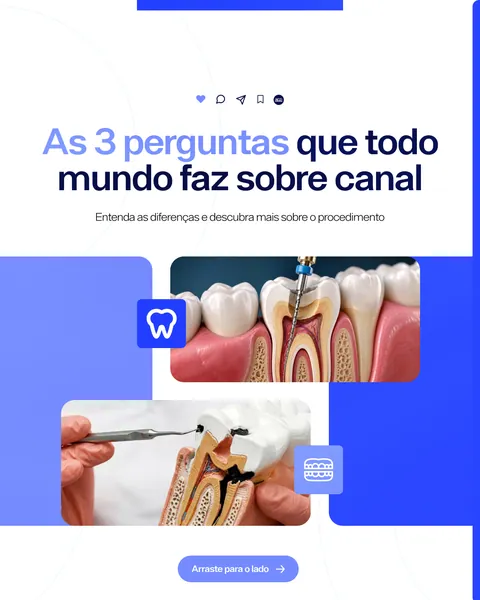
#> input picture assets/img/cop/01-480.webp, 480 x 600 px, given in place of Vector-1.png, which was not available; the run also reads 1 picture not shown here
$ python covers.py
#> lines starting #> are read from the running program, lines starting #| are printed output that depends on the picture
# -*- coding: utf-8 -*-
"""Gera as capas com logo dos clientes (4:5 para listas e 16:9 para o topo do case).
Saída em tools/_render/covers/. Uso: python3 tools/covers.py"""
import os
from PIL import Image

ROOT = os.path.dirname(os.path.dirname(os.path.abspath(__file__)))
SRC = os.path.join(ROOT, "Meus Trabalhos separados por cliente")
OUT = os.path.join(ROOT, "tools/_render/covers")
os.makedirs(OUT, exist_ok=True)

TALL = (1200, 1500)
WIDE = (1920, 1080)


def load(p):
    return Image.open(os.path.join(SRC, p)).convert("RGBA")


def crop_alpha(im):
    return im.crop(im.getchannel("A").getbbox())


def on_color(logo, bg, size, frac):
    """Logo centralizada sobre cor sólida; frac = largura máxima da logo."""
    canvas = Image.new("RGBA", size, bg)
    W, H = size
    lw = int(W * frac)
    lh = int(logo.height * lw / logo.width)
    if lh > H * 0.5:
        lh = int(H * 0.5); lw = int(logo.width * lh / logo.height)
    lg = logo.resize((lw, lh), Image.LANCZOS)
    canvas.alpha_composite(lg, ((W - lw) // 2, (H - lh) // 2))
    return canvas


def cover_crop(im, size):
    """Recorte central preenchendo o formato (como object-fit: cover)."""
    W, H = size
    s = max(W / im.width, H / im.height)
    r = im.resize((round(im.width * s), round(im.height * s)), Image.LANCZOS)
    x, y = (r.width - W) // 2, (r.height - H) // 2
    return r.crop((x, y, x + W, y + H))


def save(im, name):
    im.convert("RGB").save(os.path.join(OUT, name), quality=92)


# Next Step: logo completa sobre preto
ns = crop_alpha(load("Next Step/Logo 2026/Vector-1.png"))
save(on_color(ns, (14, 13, 18, 255), TALL, 0.62), "next-step.jpg")
#> in on_color, `canvas = Image.new("RGBA", size, bg)`:
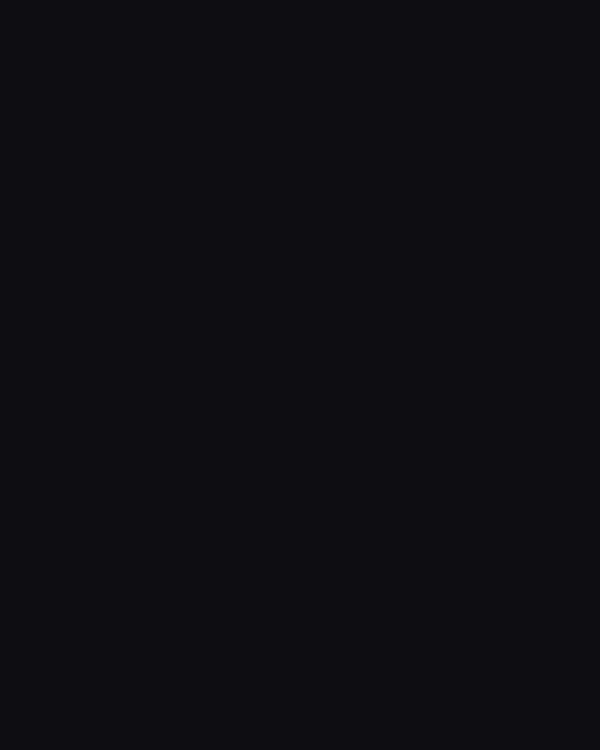
#> canvas: PIL image 1200x1500 RGBA (shown at 1/2 size); mean R, G, B, A 14, 13, 18, 255
#> in on_color, `canvas.alpha_composite(lg, ((W - lw) // 2, (H - lh) // 2))`:
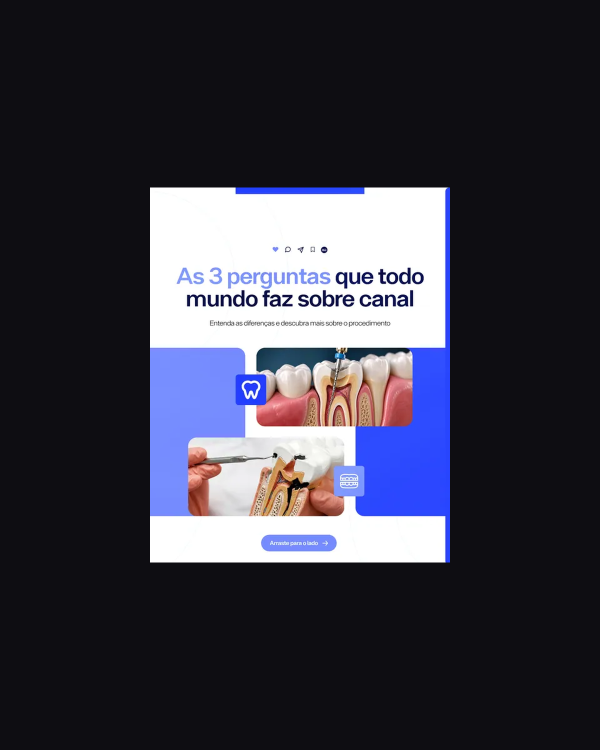
#> canvas: PIL image 1200x1500 RGBA (shown at 1/2 size); mean R, G, B, A 58.3, 57.5, 70, 255
save(on_color(ns, (14, 13, 18, 255), WIDE, 0.34), "next-step-wide.jpg")
#> call 2 of on_color, with bg = (14, 13, 18, 255), size = (1920, 1080), frac = 0.34
#> in on_color (call 2), `canvas = Image.new("RGBA", size, bg)`:
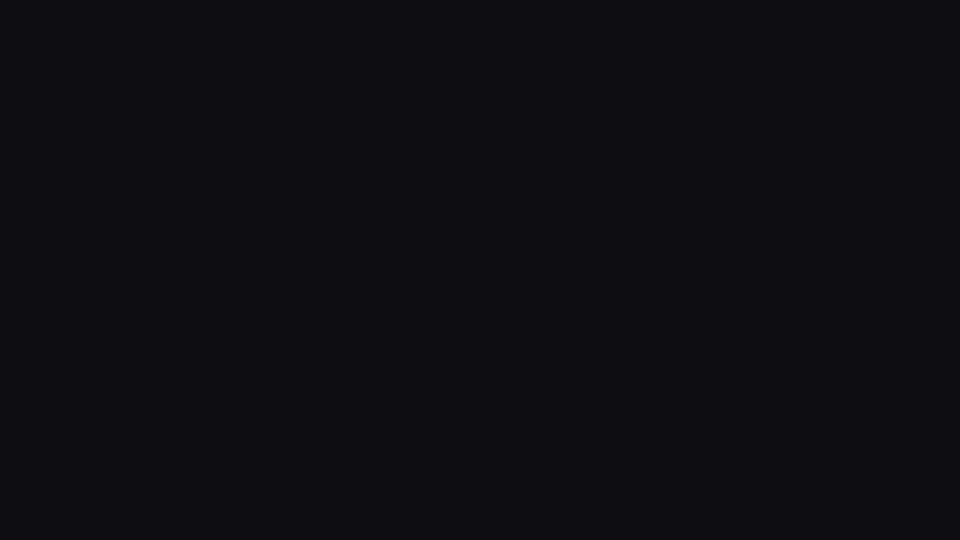
#> canvas: PIL image 1920x1080 RGBA (shown at 1/2 size); mean R, G, B, A 14, 13, 18, 255
#> in on_color (call 2), `lg = logo.resize((lw, lh), Image.LANCZOS)`:
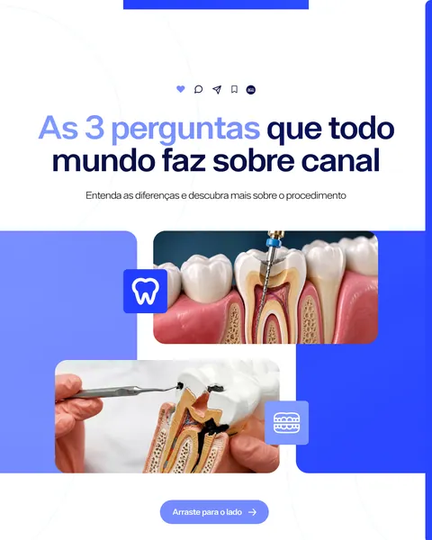
#> lg: PIL image 432x540 RGBA; mean R, G, B, A 191.4, 190.9, 226.1, 255
#> in on_color (call 2), `canvas.alpha_composite(lg, ((W - lw) // 2, (H - lh) // 2))`:
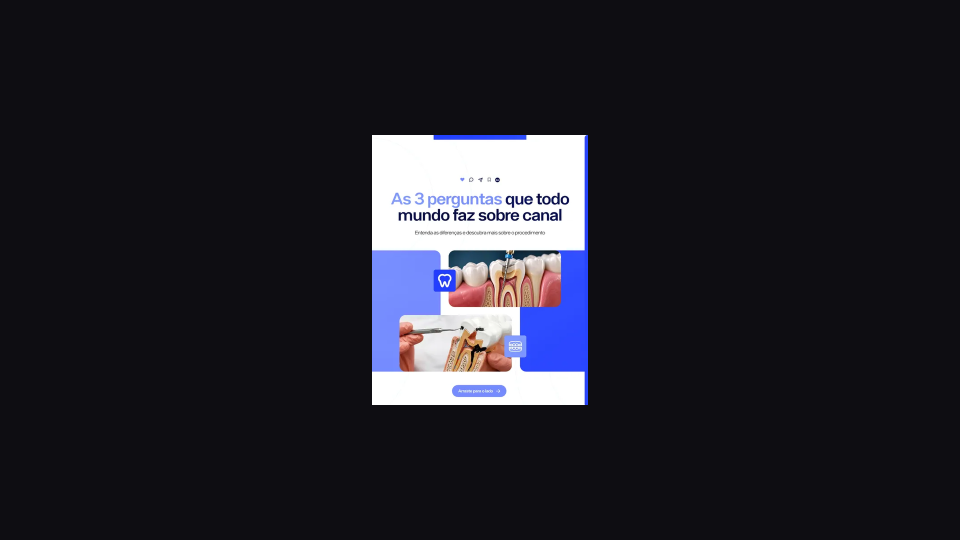
#> canvas: PIL image 1920x1080 RGBA (shown at 1/2 size); mean R, G, B, A 34, 33, 41.4, 255

# InovOrto: capa em degradê azul já com a logo
inov = load("InovOrto/Frame 3.png")
save(cover_crop(inov, TALL), "inovorto.jpg")
#> in cover_crop, `r = im.resize((round(im.width * s), round(im.height * s)), Image.LANCZ..`:
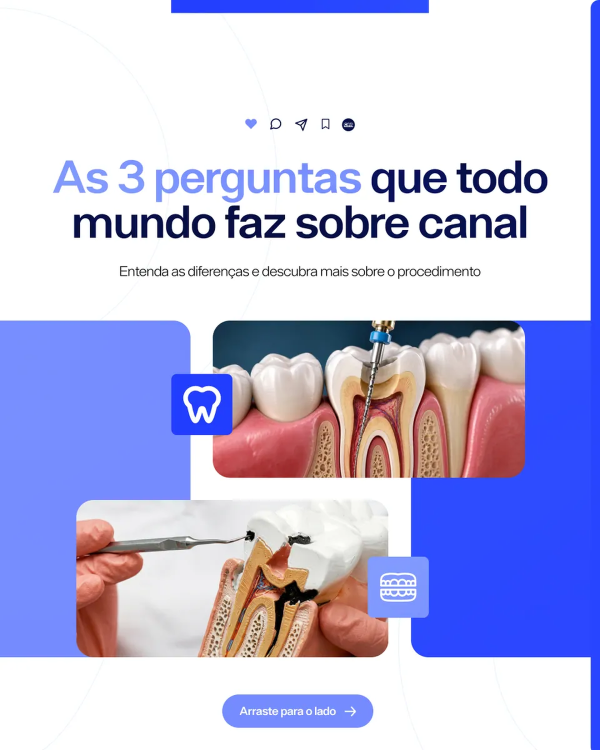
#> r: PIL image 1200x1500 RGBA (shown at 1/2 size); mean R, G, B, A 191.5, 191.1, 226.5, 255
save(cover_crop(inov, WIDE), "inovorto-wide.jpg")
#> call 2 of cover_crop, with size = (1920, 1080)
#> in cover_crop (call 2), `return r.crop((x, y, x + W, y + H))`:
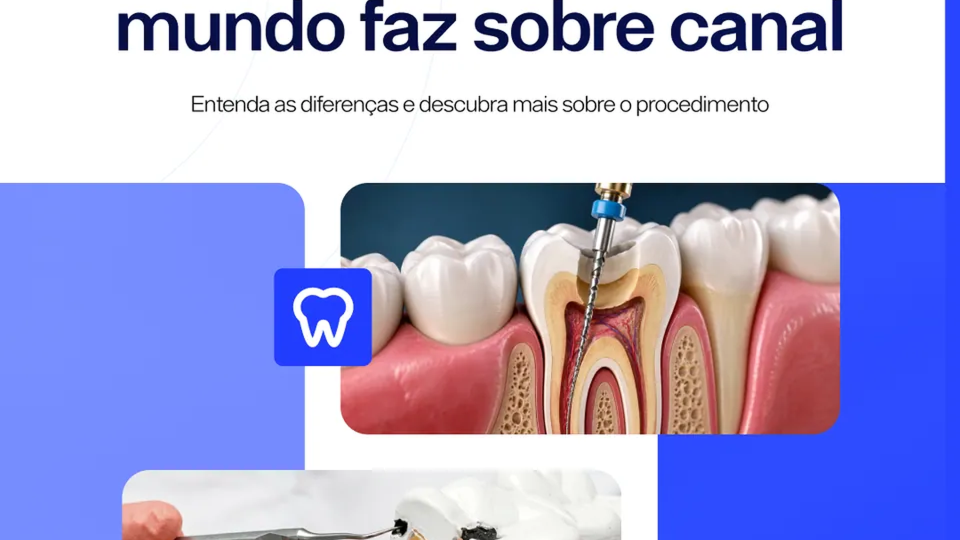
#> returned value: PIL image 1920x1080 RGBA (shown at 1/2 size); mean R, G, B, A 169.3, 168.6, 214.5, 255

# POD+: capa escura com a logo
pod = load("POD+/Logo/Capa.jpg")
pod_logo = crop_alpha(load("POD+/Logo/Logo.png"))
#> (the run stopped early here; a loop or call above may not have finished)
